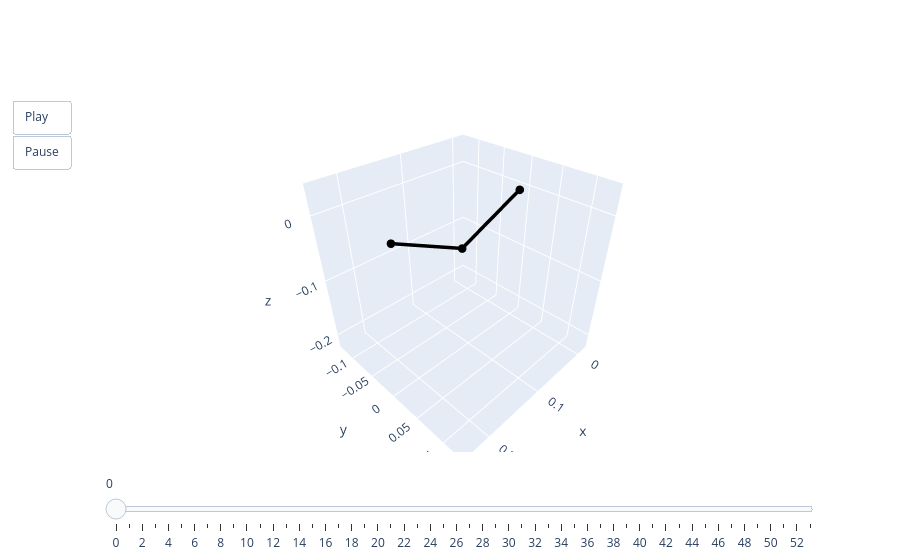

Write notebook code for a chart like this one.
### Code cell
animate(valid.qs[0])

### Figure 1 — Plotly figure (JSON) as saved in the notebook; plotly's stock layout.template omitted (floating-point values rounded to 4 significant figures)
{"data": [{"line": {"color": "black", "width": 7}, "marker": {"size": 5}, "mode": "lines+markers", "type": "scatter3d", "x": [0, 0.1132, 0.2218], "y": [0, 0, 0], "z": [0, -0.04659, 0.006761]}], "layout": {"scene": {"aspectmode": "cube", "xaxis": {"autorange": false, "range": [-0.02231, 0.2454]}, "yaxis": {"autorange": false, "range": [-0.1339, 0.1339]}, "zaxis": {"autorange": false, "range": [-0.2252, 0.04255]}}, "sliders": [{"steps": [{"args": [["0"], {"frame": {"duration": 0, "redraw": true}, "mode": "immediate"}], "label": "0", "method": "animate"}, {"args": [["1"], {"frame": {"duration": 0, "redraw": true}, "mode": "immediate"}], "label": "1", "method": "animate"}, {"args": [["2"], {"frame": {"duration": 0, "redraw": true}, "mode": "immediate"}], "label": "2", "method": "animate"}, {"args": [["3"], {"frame": {"duration": 0, "redraw": true}, "mode": "immediate"}], "label": "3", "method": "animate"}, {"args": [["4"], {"frame": {"duration": 0, "redraw": true}, "mode": "immediate"}], "label": "4", "method": "animate"}, {"args": [["5"], {"frame": {"duration": 0, "redraw": true}, "mode": "immediate"}], "label": "5", "method": "animate"}, {"args": [["6"], {"frame": {"duration": 0, "redraw": true}, "mode": "immediate"}], "label": "6", "method": "animate"}, {"args": [["7"], {"frame": {"duration": 0, "redraw": true}, "mode": "immediate"}], "label": "7", "method": "animate"}, {"args": [["8"], {"frame": {"duration": 0, "redraw": true}, "mode": "immediate"}], "label": "8", "method": "animate"}, {"args": [["9"], {"frame": {"duration": 0, "redraw": true}, "mode": "immediate"}], "label": "9", "method": "animate"}, {"args": [["10"], {"frame": {"duration": 0, "redraw": true}, "mode": "immediate"}], "label": "10", "method": "animate"}, {"args": [["11"], {"frame": {"duration": 0, "redraw": true}, "mode": "immediate"}], "label": "11", "method": "animate"}, {"args": [["12"], {"frame": {"duration": 0, "redraw": true}, "mode": "immediate"}], "label": "12", "method": "animate"}, {"args": [["13"], {"frame": {"duration": 0, "redraw": true}, "mode": "immediate"}], "label": "13", "method": "animate"}, {"args": [["14"], {"frame": {"duration": 0, "redraw": true}, "mode": "immediate"}], "label": "14", "method": "animate"}, {"args": [["15"], {"frame": {"duration": 0, "redraw": true}, "mode": "immediate"}], "label": "15", "method": "animate"}, {"args": [["16"], {"frame": {"duration": 0, "redraw": true}, "mode": "immediate"}], "label": "16", "method": "animate"}, {"args": [["17"], {"frame": {"duration": 0, "redraw": true}, "mode": "immediate"}], "label": "17", "method": "animate"}, {"args": [["18"], {"frame": {"duration": 0, "redraw": true}, "mode": "immediate"}], "label": "18", "method": "animate"}, {"args": [["19"], {"frame": {"duration": 0, "redraw": true}, "mode": "immediate"}], "label": "19", "method": "animate"}, {"args": [["20"], {"frame": {"duration": 0, "redraw": true}, "mode": "immediate"}], "label": "20", "method": "animate"}, {"args": [["21"], {"frame": {"duration": 0, "redraw": true}, "mode": "immediate"}], "label": "21", "method": "animate"}, {"args": [["22"], {"frame": {"duration": 0, "redraw": true}, "mode": "immediate"}], "label": "22", "method": "animate"}, {"args": [["23"], {"frame": {"duration": 0, "redraw": true}, "mode": "immediate"}], "label": "23", "method": "animate"}, {"args": [["24"], {"frame": {"duration": 0, "redraw": true}, "mode": "immediate"}], "label": "24", "method": "animate"}, {"args": [["25"], {"frame": {"duration": 0, "redraw": true}, "mode": "immediate"}], "label": "25", "method": "animate"}, {"args": [["26"], {"frame": {"duration": 0, "redraw": true}, "mode": "immediate"}], "label": "26", "method": "animate"}, {"args": [["27"], {"frame": {"duration": 0, "redraw": true}, "mode": "immediate"}], "label": "27", "method": "animate"}, {"args": [["28"], {"frame": {"duration": 0, "redraw": true}, "mode": "immediate"}], "label": "28", "method": "animate"}, {"args": [["29"], {"frame": {"duration": 0, "redraw": true}, "mode": "immediate"}], "label": "29", "method": "animate"}, {"args": [["30"], {"frame": {"duration": 0, "redraw": true}, "mode": "immediate"}], "label": "30", "method": "animate"}, {"args": [["31"], {"frame": {"duration": 0, "redraw": true}, "mode": "immediate"}], "label": "31", "method": "animate"}, {"args": [["32"], {"frame": {"duration": 0, "redraw": true}, "mode": "immediate"}], "label": "32", "method": "animate"}, {"args": [["33"], {"frame": {"duration": 0, "redraw": true}, "mode": "immediate"}], "label": "33", "method": "animate"}, {"args": [["34"], {"frame": {"duration": 0, "redraw": true}, "mode": "immediate"}], "label": "34", "method": "animate"}, {"args": [["35"], {"frame": {"duration": 0, "redraw": true}, "mode": "immediate"}], "label": "35", "method": "animate"}, {"args": [["36"], {"frame": {"duration": 0, "redraw": true}, "mode": "immediate"}], "label": "36", "method": "animate"}, {"args": [["37"], {"frame": {"duration": 0, "redraw": true}, "mode": "immediate"}], "label": "37", "method": "animate"}, {"args": [["38"], {"frame": {"duration": 0, "redraw": true}, "mode": "immediate"}], "label": "38", "method": "animate"}, {"args": [["39"], {"frame": {"duration": 0, "redraw": true}, "mode": "immediate"}], "label": "39", "method": "animate"}, {"args": [["40"], {"frame": {"duration": 0, "redraw": true}, "mode": "immediate"}], "label": "40", "method": "animate"}, {"args": [["41"], {"frame": {"duration": 0, "redraw": true}, "mode": "immediate"}], "label": "41", "method": "animate"}, {"args": [["42"], {"frame": {"duration": 0, "redraw": true}, "mode": "immediate"}], "label": "42", "method": "animate"}, {"args": [["43"], {"frame": {"duration": 0, "redraw": true}, "mode": "immediate"}], "label": "43", "method": "animate"}, {"args": [["44"], {"frame": {"duration": 0, "redraw": true}, "mode": "immediate"}], "label": "44", "method": "animate"}, {"args": [["45"], {"frame": {"duration": 0, "redraw": true}, "mode": "immediate"}], "label": "45", "method": "animate"}, {"args": [["46"], {"frame": {"duration": 0, "redraw": true}, "mode": "immediate"}], "label": "46", "method": "animate"}, {"args": [["47"], {"frame": {"duration": 0, "redraw": true}, "mode": "immediate"}], "label": "47", "method": "animate"}, {"args": [["48"], {"frame": {"duration": 0, "redraw": true}, "mode": "immediate"}], "label": "48", "method": "animate"}, {"args": [["49"], {"frame": {"duration": 0, "redraw": true}, "mode": "immediate"}], "label": "49", "method": "animate"}, {"args": [["50"], {"frame": {"duration": 0, "redraw": true}, "mode": "immediate"}], "label": "50", "method": "animate"}, {"args": [["51"], {"frame": {"duration": 0, "redraw": true}, "mode": "immediate"}], "label": "51", "method": "animate"}, {"args": [["52"], {"frame": {"duration": 0, "redraw": true}, "mode": "immediate"}], "label": "52", "method": "animate"}, {"args": [["53"], {"frame": {"duration": 0, "redraw": true}, "mode": "immediate"}], "label": "53", "method": "animate"}]}], "updatemenus": [{"buttons": [{"args": [null, {"frame": {"duration": 50, "redraw": true}, "fromcurrent": true}], "label": "Play", "method": "animate"}, {"args": [[null], {"frame": {"duration": 0, "redraw": true}, "mode": "immediate"}], "label": "Pause", "method": "animate"}], "showactive": false, "type": "buttons"}]}}
